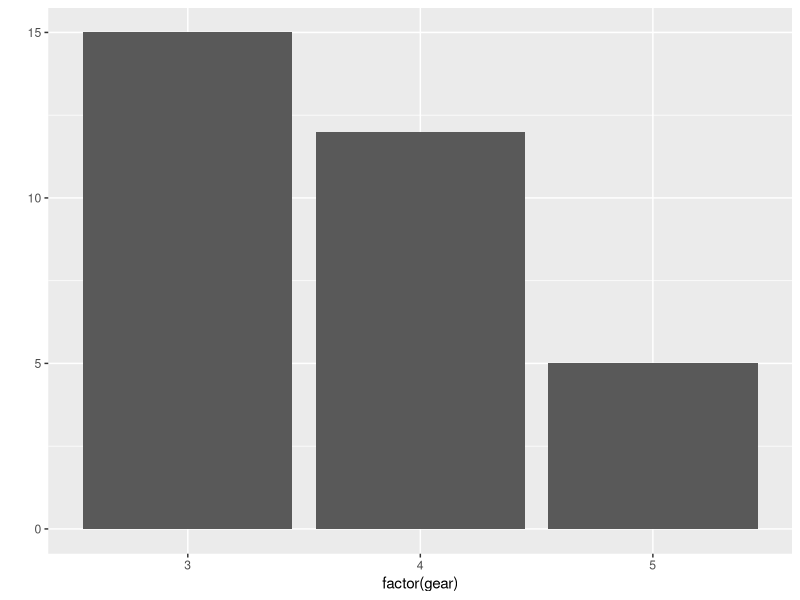
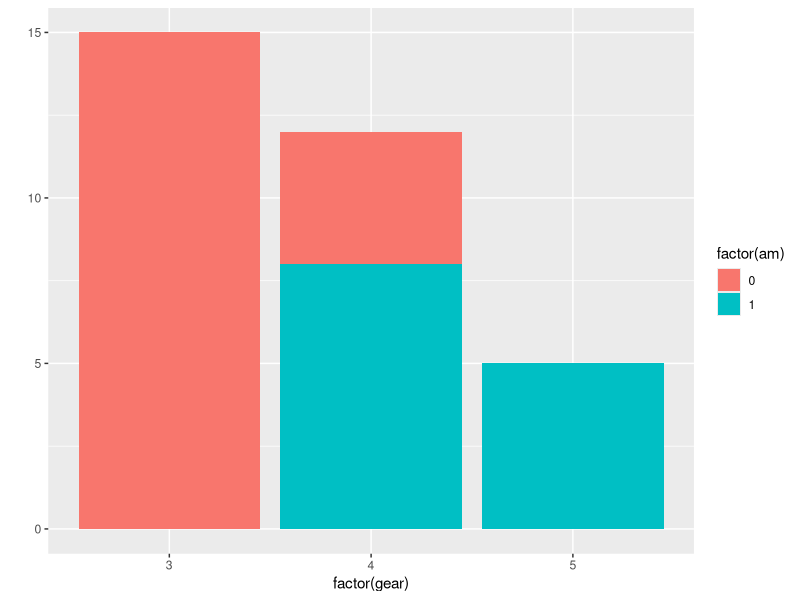
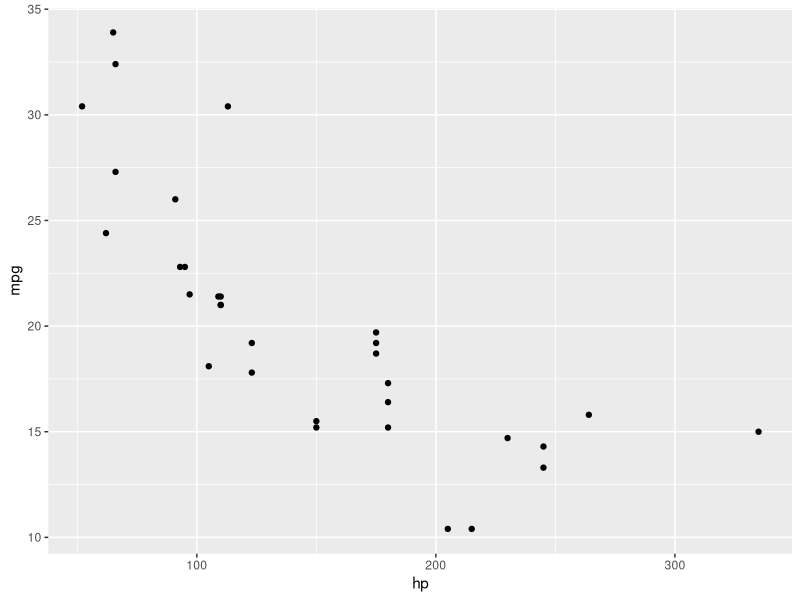
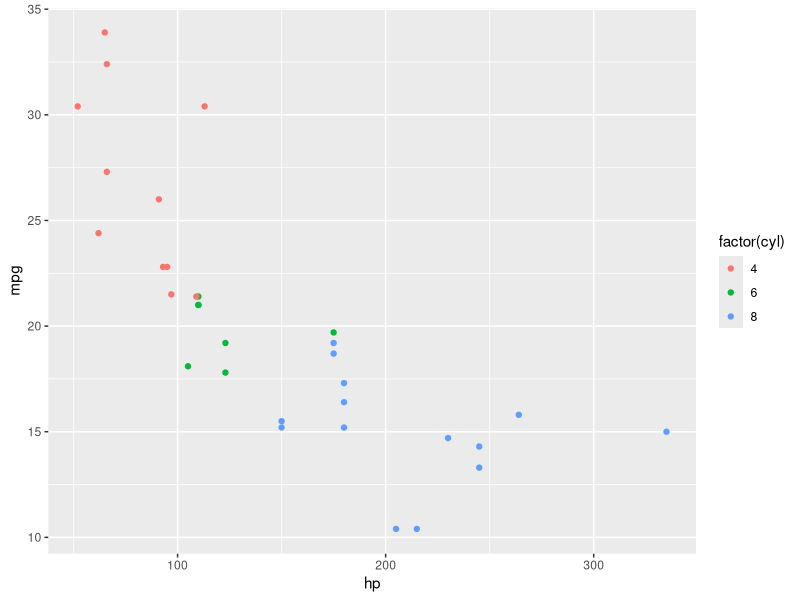
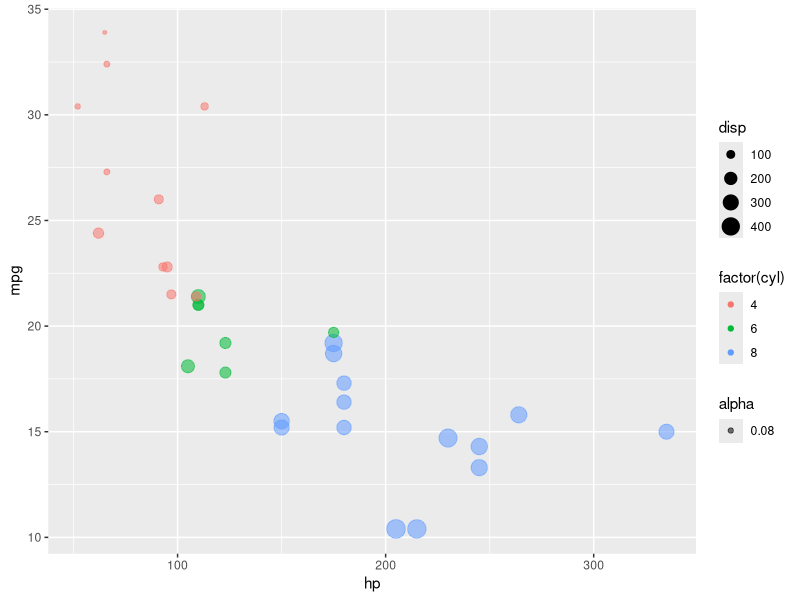
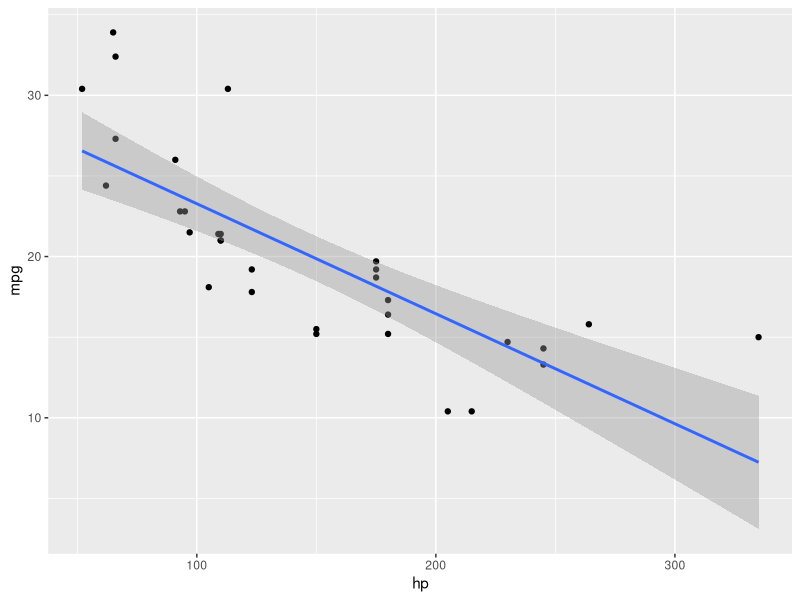

Recreate these plots in R, in order. (Note: this script raises an error after producing the figures.)
## ---- chunk 1
data(mtcars)
## ---- chunk 2
?mtcars
## ---- chunk 3
# A summary of variables
summary(mtcars)
# Correlation table for first 4 variables (due to space concerns)
cor(mtcars[,1:4])
# bivariate comparisons of categorical variables
table(mtcars[,c("am","cyl")])
## ---- chunk 4
# Load the ggplot package
library(ggplot2)
# Review function syntax
?qplot
## ---- chunk 5
# Numbers we should see for verification. 
table(mtcars$gear)
# Let us report the number of cars with differing number of front gears
qplot(factor(gear), data=mtcars, geom="bar") # used factor to declare categorical
## ---- chunk 6
qplot(factor(gear), data=mtcars,  fill=factor(am), geom="bar") # used factor to declare categorical
## ---- chunk 7
qplot(hp, mpg, data=mtcars)
## ---- chunk 8
qplot(hp, mpg, data=mtcars, color=factor(cyl))
## ---- chunk 9
qplot(hp, mpg, data=mtcars, color=factor(cyl), size=disp, alpha=.08)
## ---- chunk 10
qplot(hp, mpg, data=mtcars) + 
  geom_smooth(method=lm, sd=F)
## ---- chunk 11
# Initialize the plot with variables of interest
ggplot(mtcars, aes(factor(gear))) +  
# Instruct ggplot to plot bars of width .3
  geom_bar(stat = "bin", width=0.3) +
  ggtitle('GGPlot is Highly Customizable') +
  xlab('Forward Gears') +
  ylab('Nr of Cars') 
## ---- chunk 12
ggplot(mtcars, aes(x=hp, y=mpg)) +  
  geom_point(aes(color=factor(cyl), size=disp)) + # For scatter plot
	geom_smooth(method=lm) + # Add a regression line
  ggtitle('GGPlot FTW!') # Add a title
## ---- chunk 13
ggplot(mtcars,aes(x=factor(gear),y=mpg,fill=factor(vs)), color=factor(vs)) +  
  stat_summary(fun.y=mean, position=position_dodge(), geom="bar")
